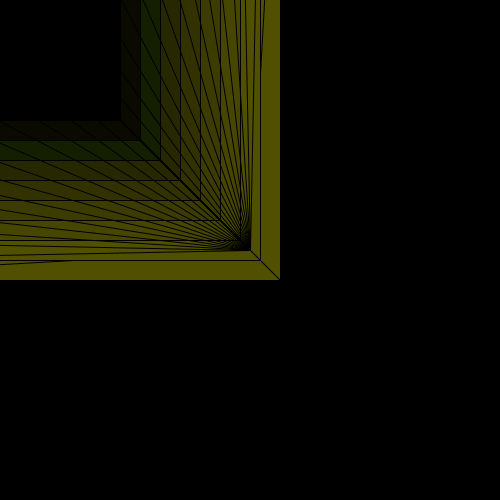
Frame 1 (no input)
Frame 60 (the mouse pressed at the canvas centre just before this capture): identical to frame 1, image omitted
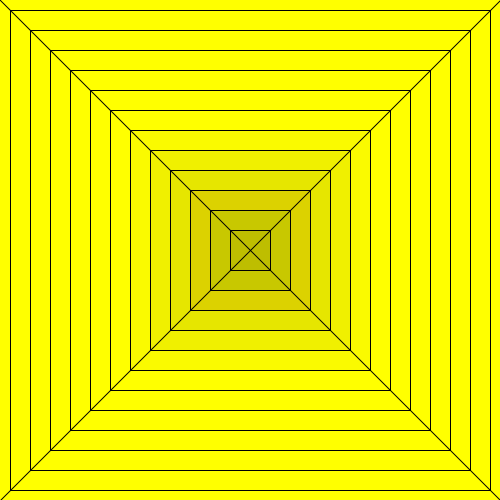
Frame 120 (the mouse held since frame 60 and released just before this capture)

The Processing sketch that drew these frames (run headless with seeded random() and noise(); from frame 60 on, the mouse is pressed at the canvas centre):

// Processing sketch: processing_54906
// ── processing_54906.pde

int x;
int y;

void setup(){
  size (500, 500);
}
void draw(){
  background(0);
  x = mouseX;
  y = mouseY;
  fill (x+80, y+80, x-y);
  rect (x-280, y-280, 560, 560);
  line (250, 250, x-280, y-280);
  line (250, 250, x+280, y+280);
  line (250, 250, x-280, y+280);
  line (250, 250, x+280, y-280);
  rect (x-260, y-260, 520, 520);
  fill (x+70, y+70, x-y);
  line (250, 250, x-260, y-260);
  line (250, 250, x+260, y+260);
  line (250, 250, x-260, y+260);
  line (250, 250, x+260, y-260);
  rect (x-220, y-220, 440, 440);
  rect (x-240, y-240, 480, 480);
  fill (x+60, y+60, x-y);
  line (250, 250, x-240, y-240);
  line (250, 250, x+240, y+240);
  line (250, 250, x-240, y+240);
  line (250, 250, x+240, y-240);
  rect (x-220, y-220, 440, 440);
  fill (x+50, y+50, x-y);
  line (250, 250, x-220, y-220);
  line (250, 250, x+220, y+220);
  line (250, 250, x-220, y+220);
  line (250, 250, x+220, y-220);
  rect (x-200, y-200, 400, 400);
  fill (x+40, y+40, x-y);
  line (250, 250, x-200, y-200);
  line (250, 250, x+200, y+200);
  line (250, 250, x-200, y+200);
  line (250, 250, x+200, y-200);
  rect (x-180, y-180, 360, 360);
  fill (x+20, y+30, x-y);
  line (250, 250, x-180, y-180);
  line (250, 250, x+180, y+180);
  line (250, 250, x-180, y+180);
  line (250, 250, x+180, y-180);
  rect (x-160, y-160, 320, 320);
  fill (x+10, y+10, x-y);
  line (250, 250, x-160, y-160);
  line (250, 250, x+160, y+160);
  line (250, 250, x-160, y+160);
  line (250, 250, x+160, y-160);
  rect (x-140, y-140, 280, 280);
  fill (x, y, x-y);
  line (250, 250, x-140, y-140);
  line (250, 250, x+140, y+140);
  line (250, 250, x-140, y+140);
  line (250, 250, x+140, y-140);
  rect (x-120, y-120, 240, 240);
  fill (x-10, y-10, x-y);
  line (250, 250, x-120, y-120);
  line (250, 250, x+120, y+120);
  line (250, 250, x-120, y+120);
  line (250, 250, x+120, y-120);
  rect (x-100, y-100, 200, 200);
  fill (x-20, y-20, x-y);
  line (250, 250, x-100, y-100);
  line (250, 250, x+100, y+100);
  line (250, 250, x-100, y+100);
  line (250, 250, x+100, y-100);
  rect (x-80, y-80, 160, 160);
  fill (x-30, y-40, x-y);
  line (250, 250, x-80, y-80);
  line (250, 250, x+80, y+80);
  line (250, 250, x-80, y+80);
  line (250, 250, x+80, y-80); 
  rect (x-60, y-60, 120, 120);
  fill (x-50, y-50, x-y);
  line (250, 250, x-60, y-60);
  line (250, 250, x+60, y+60);
  line (250, 250, x-60, y+60);
  line (250, 250, x+60, y-60);
  rect (x-40, y-40, 80, 80);
  fill (x-60, y-60, x-y);
  line (250, 250, x-40, y-40);
  line (250, 250, x+40, y+40);
  line (250, 250, x-40, y+40);
  line (250, 250, x+40, y-40);
  rect (x-20, y-20, 40, 40);
  fill (x-80, y-80, x-y);
  line (250, 250, x-20, y-20);
  line (250, 250, x+20, y+20);
  line (250, 250, x-20, y+20);
  line (250, 250, x+20, y-20);
}
